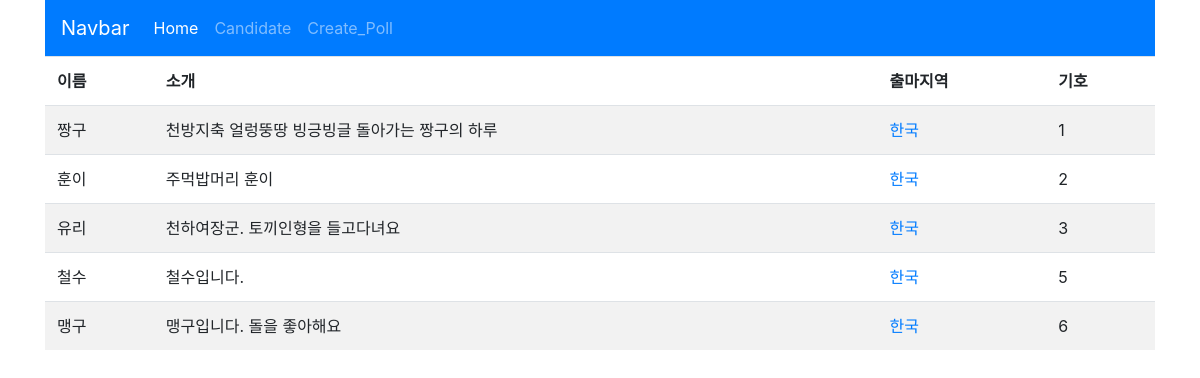
Before: /candidate/ with the older database file.
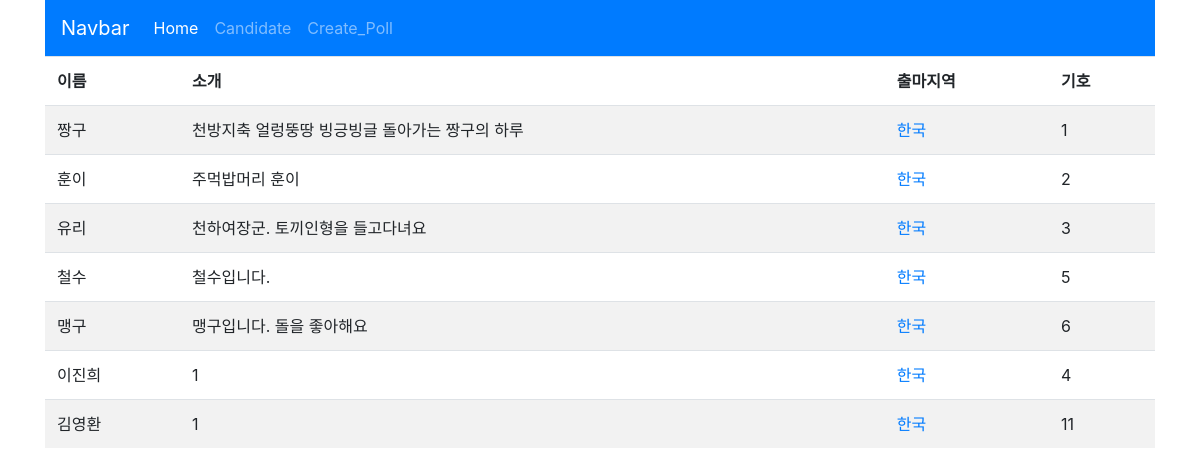
After: the same page with the newer database file.
### elections/models.py (models this page shows, shortened)
class Candidate(models.Model):
    name = models.CharField(max_length=10)
    introduction = models.TextField()
    area = models.CharField(max_length=15)
    party_number = models.IntegerField(default=1)

### elections/views.py (the view)
# urls.py: path('candidate/', views.candidate),
def candidate(request):
    candidates = Candidate.objects.all()
    context = {'candidates': candidates}
    return render(request, 'elections/candidate.html', context)

### elections/templates/elections/candidate.html (shortened to what this page needs)
{% extends "elections/layout.html" %}
{% block content %}
<table class="table table-striped">
    <thead>
    <tr>
        <td><B>이름</B></td>
        <td><B>소개</B></td>
        <td><B>출마지역</B></td>
        <td><B>기호</B></td>
    </tr>
    </thead>
    <tbody>
    {% for candidate in candidates %}
    <tr>
        <td>{{ candidate.name }}</td>
        <td>{{ candidate.introduction }}</td>
        <td><a href="areas/{{ candidate.area }}">{{ candidate.area }}</a></td>
        <td>{{ candidate.party_number }}</td>
    </tr>
    {% endfor %}
</table>
{% endblock %}

### elections/templates/elections/layout.html (shortened to what this page needs)
{% load staticfiles %}
<!DOCTYPE html>
<html lang="en">
<head>
  <link rel="stylesheet" href="https://stackpath.bootstrapcdn.com/bootstrap/4.2.1/css/bootstrap.min.css">
</head>
<body>
<div class="container">
    <nav class="navbar navbar-expand-lg navbar-dark bg-primary">
        <a class="navbar-brand" href="/">Navbar</a>
        <div class="collapse navbar-collapse" id="navbarNavAltMarkup">
          <div class="navbar-nav">
            <a class="nav-item nav-link active" href="{% url 'elections:home' %}">Home <span class="sr-only">(current)</span></a>
            <a class="nav-item nav-link" href="/candidate">Candidate</a>
            <a class="nav-item nav-link" href="/poll/form">Create_Poll</a>
          </div>
        </div>
    </nav>
{% block content %}{% endblock %}
</div>
</body>

Changed rows visible on the page:
added Candidate: name "이진희", introduction "1", area "한국", party_number "4"
added Candidate: name "김영환", introduction "1", area "한국", party_number "11"
